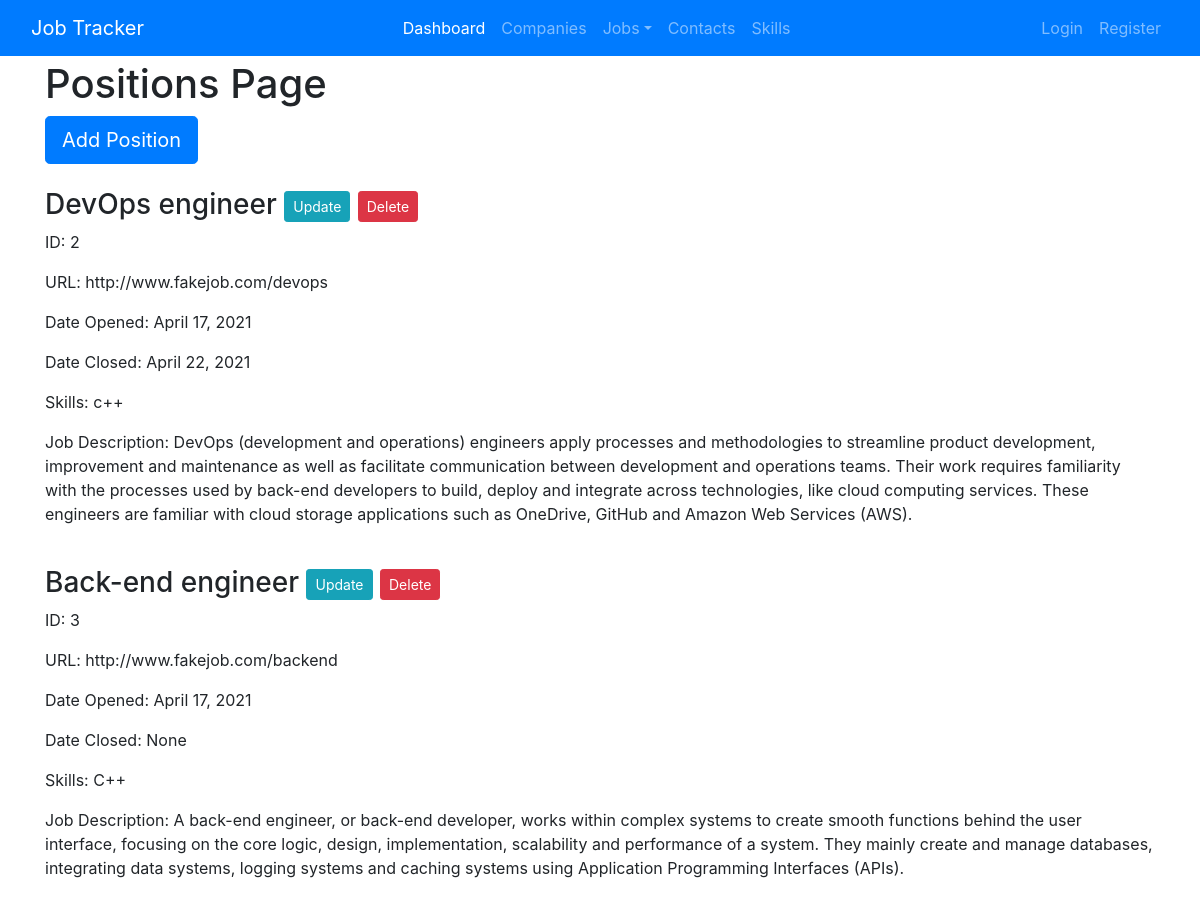
The page /positions/ (upper part) on the database as committed earlier.
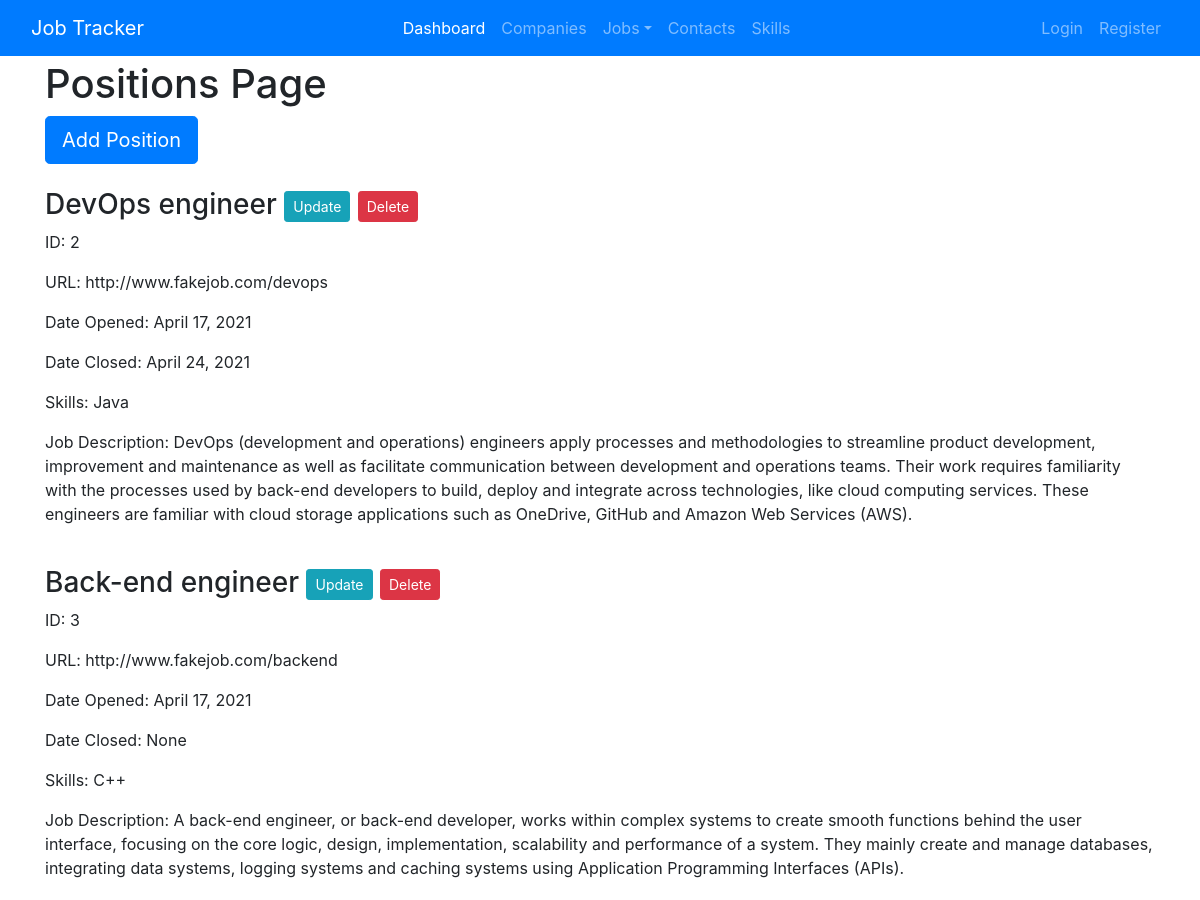
The same page on the database as committed later.
### jobs/models.py (models this page shows, shortened)
class Position(models.Model):
	INDUSTRY_SKILL = [
		('Java', 'Java'),
		('C++', 'C++'),
		('Algorithm Design', 'Algorithm Design'),
		('Object Oriented', 'Object Oriented'),
		('Kubernetes', 'Kubernetes')
	]
	position_title = models.CharField(max_length=100)
	position_url = models.URLField(max_length=300, null=True)
	date_opened = models.DateField(null=True)
	date_closed = models.DateField(null=True, blank=True, default='')
	skills = models.CharField(choices=INDUSTRY_SKILL, max_length=100) # Need to look into multiple selection
	job_description = models.TextField(null=True)

### jobs/views.py (the view)
# urls.py: path('positions/', PositionListView.as_view(), name='jobs-list-positions'),
class PositionListView(ListView):
    model = Position
    template_name = 'jobs/positions.html'
    context_object_name = 'positions'

### jobs/templates/jobs/positions.html
{% extends "jobs/base.html" %}
{% block content %}
    <h1>Positions Page</h1>
    <button type="button" class="btn btn-primary btn-lg" onclick="location.href='/positions/new'">Add Position</button></br></br>
	{% for position in positions %}
		<h3>{{ position.position_title }}
            <a class="btn btn-sm btn-info" href="{% url 'jobs-update-position' position.id %}"> Update</a>
            <a class="btn btn-sm btn-danger" href="{% url 'jobs-delete-position' position.id %}"> Delete</a>
        </h3>
        <p>ID: {{ position.id }}</p>
        <p>URL: {{ position.position_url }}</p>
        <p>Date Opened: {{ position.date_opened }}</p>
        <p>Date Closed: {{ position.date_closed }}</p>
        <p>Skills: {{ position.skills }}</p>
        <p>Job Description: {{ position.job_description }}</p></br>
	{% endfor %}
{% endblock content %}

Rows that differ between the two databases and show on the page:
changed Position "DevOps engineer": date_closed "April 22, 2021" → "April 24, 2021"; skills "c++" → "Java"
